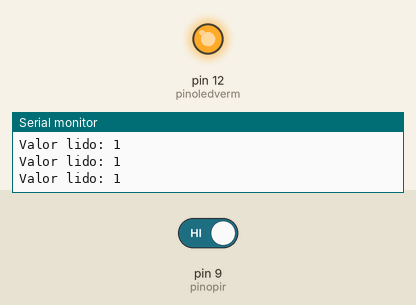
Bench run of a sketch on a simulated Arduino Uno, built with avr-gcc and run on an emulated ATmega328P. On the bench: output pins drawn as LEDs (lit = HIGH), the last lines printed to the serial monitor. Inputs (shaded band) come from the test bench; at power-on: pin 9 (pinopir) HIGH.

Above: at 1.2 s.
1.3 s: pin 9 (pinopir) driven LOW
At 1.8 s:
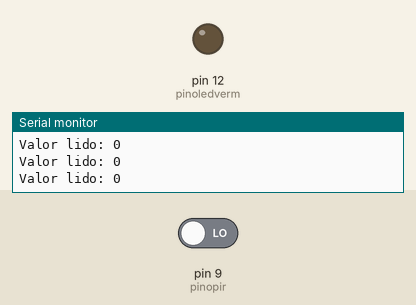
2.8 s: pin 9 (pinopir) driven HIGH
At 4.1 s:
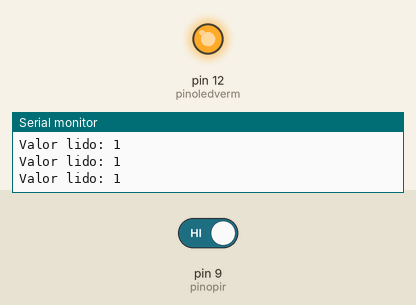
Timing chart, 0 to 5.8 s (numbered marks = the images above; inputs shaded):
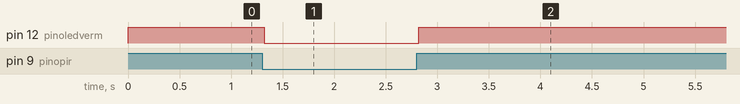

The sketch:

entradaSensorMovimento.ino
```cpp
int pinoledverm = 12; //Pino ligado ao led vermelho
int pinopir = 9;  //Pino ligado ao botão
int acionamento;  //Variavel para guardar valor do sensor

void setup()
{
  Serial.begin(9600);
  pinMode(pinoledverm, OUTPUT); //Define pino como saida
  pinMode(pinopir, INPUT);   //Define pino sensor como entrada

}

void loop()
{
 acionamento = digitalRead(pinopir); //Le o valor do sensor PIR

   Serial.print("Valor lido: ");
   Serial.println(acionamento);  //Printa o valor teclado

 if (acionamento == LOW)  //Se a bikw
 {
    digitalWrite(pinoledverm, LOW);
 }
 else  //Caso seja removido a bike
 {
    digitalWrite(pinoledverm, HIGH);
 }
}
```

Measured:
- after the input at 1.3 s, pin 12 (pinoledverm): HIGH → LOW at once
- after the input at 2.8 s, pin 12 (pinoledverm): LOW → HIGH at once
